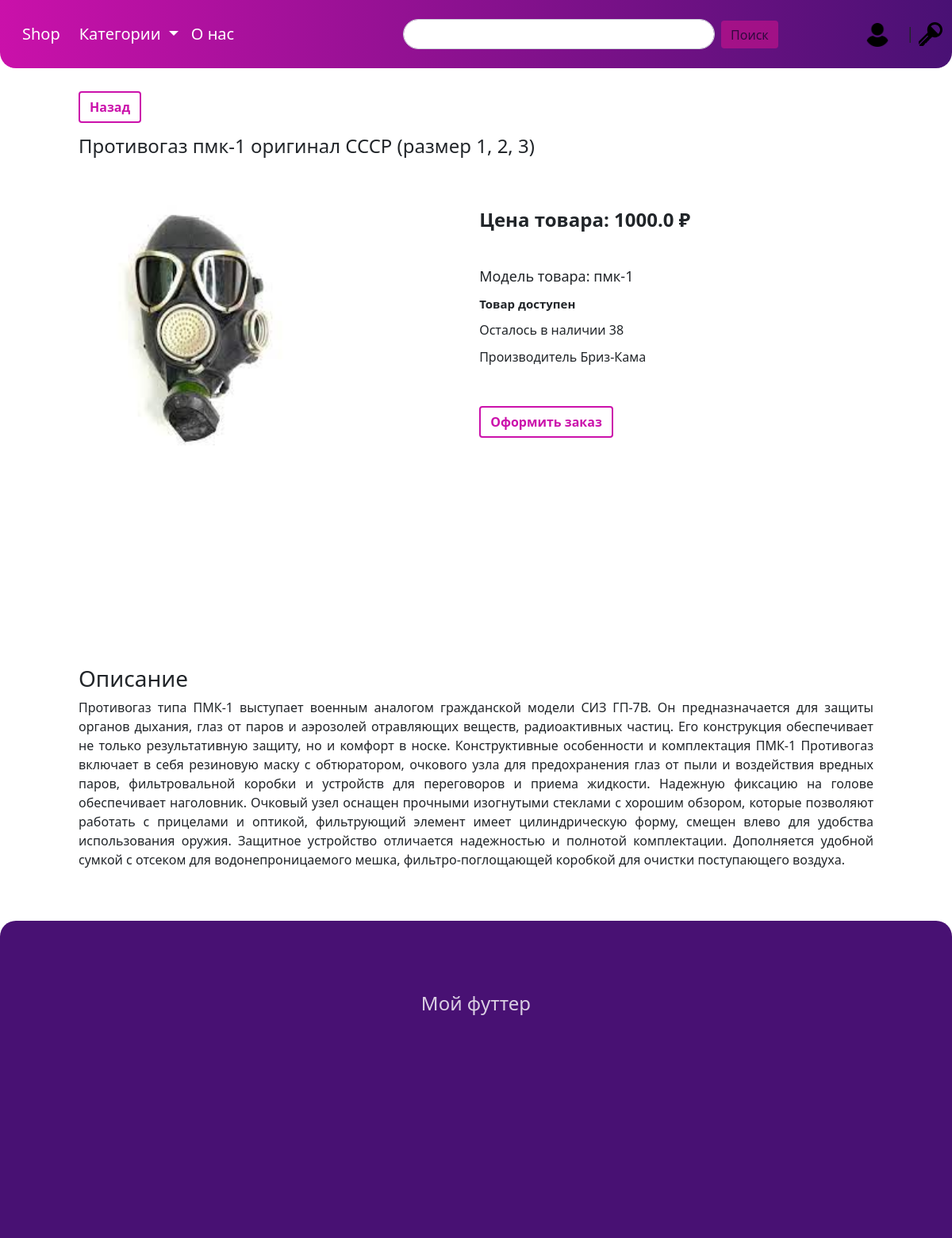
The page /shop/product_info/protivogaz-pmk-1-original-sssr/ on the database its author committed.
### shop/models.py (models this page shows, shortened)
class Product(models.Model):
    name = models.CharField(max_length=255, unique=True, verbose_name='Имя товара')
    content = models.TextField(blank=True, verbose_name='Описание')
    image = models.ImageField(upload_to='photos/product/%Y/%m/%d', verbose_name='Изображение')
    model = models.CharField(max_length=255, blank=False, verbose_name='Модель товара')
    price = models.FloatField(verbose_name='Цена')
    is_availability = models.BooleanField(default=False, verbose_name='Доступность')
    quantity = models.IntegerField(default=0, verbose_name='Кол-во в наличии')
    slug = models.SlugField(max_length=255, unique=True, db_index=True, verbose_name='URL')
    cat = models.ForeignKey('Category', on_delete=models.CASCADE, verbose_name='Категория')
    manuf = models.ForeignKey('Manufacturer', on_delete=models.CASCADE, verbose_name='Производитель')
    def get_order_url(self):
        return reverse('order', kwargs={'product_slug': self.slug})
    class Meta:
        verbose_name = 'Товар'
        verbose_name_plural = 'Товары'

class Manufacturer(models.Model):  # Производитель
    name = models.CharField(max_length=255, unique=True, verbose_name='Имя производителя')
    content = models.TextField(blank=True, verbose_name='Описание')
    logo = models.ImageField(upload_to='photos/manufacturer/%Y/%m/%d', verbose_name='Лого')
    slug = models.SlugField(max_length=255, unique=True, db_index=True, verbose_name='URL')
    def __str__(self):
        return self.name
    class Meta:
        verbose_name = 'Производитель'
        verbose_name_plural = 'Производители'

### shop/views.py (the view)
# urls.py: path('product_info/<slug:product_slug>/', ProductInfo.as_view(), name='product-info'),  # роут для вывода инф о создателях
class ProductInfo(DetailView):
    model = Product
    template_name = 'shop/infoProduct.html'
    context_object_name = 'product'
    slug_url_kwarg = 'product_slug'
    def get_context_data(self, **kwargs):
        context = super().get_context_data(**kwargs)
        context['title'] = 'Информация о товаре'
        return context

### shop/models.py (called while the page is built)
    def get_absolute_url(self):
        return reverse('category', kwargs={'cat_slug': self.slug})

### shop/templatetags/mytag.py (called while the page is built)
@register.simple_tag()
def get_categories():
    return Category.objects.all()

### shop/templates/shop/infoProduct.html (shortened to what this page needs)
{% extends 'shop/base.html' %}
{% load mytag %}
{% block content %}
    <div class="go-back-product">
        <a href="{% url 'home' %}">
            <button type="button" class="btn btn-primary button-back">Назад</button>
        </a>
        <h4>{{ product.name }}</h4>
    </div>
    <div class="product-img">
        <img class="image-product" src="{{ product.image.url }}" alt="">
    </div>
    <div class="product-info">
        <div class="price-product">Цена товара: {{ product.price }} ₽</div>
        <div class="model-product">Модель товара: {{ product.model }}</div>
        <div class="aval-product">
            {% if product.is_availability %}
                Товар доступен
            {% else %}
                Товар не доступен
            {% endif %}
        </div>
        <div>Осталось в наличии {{ product.quantity }}</div>
        <div class="manuf">Производитель {{ product.manuf }}</div>
        <div>
            <a href="{{ product.get_order_url }} " class="link">
                <button type="submit" class="btn btn-primary go-order-button">Оформить заказ</button>
            </a>
        </div>
    </div>
    <div class="content-product">
        <h3>Описание</h3>
        <div>
            <p>{{ product.content }}</p>
        </div>
    </div>
{% endblock %}

### shop/static/css/style.css (style rules this page uses)
.product-img { display: inline-block; width: 40%; height: 600px; margin-top: 15px; }
.product-info { display: inline-block; vertical-align: top; width: 59%; height: 600px; margin-top: 15px; padding-left: 10%; padding-top: 30px; }
.image-product { width: 80%; margin-left: 10%; margin-top: 30px; }
.content-product { padding: 10px 80px 30px 80px; text-align: justify; }
.go-back-product { padding-left: 80px; padding-top: 10px; }
.go-back-product button { margin-bottom: 15px; }
.go-back-product h4 { margin-bottom: 15px; }
.button-back { color: #CB11AB; font-weight: 700; background-color: white; border: 2px solid #CB11AB; }
.price-product { margin-bottom: 40px; font-weight: 600; font-size: 24px; }
.model-product { margin-bottom: 10px; font-weight: 400; font-size: 18px; }
.aval-product { margin-bottom: 10px; font-weight: 700; font-size: 15px; }
.manuf { margin-top: 10px; margin-bottom: 50px; }
.go-order-button { color: #CB11AB; font-weight: 700; background-color: white; border: 2px solid #CB11AB; }
.link { text-decoration: none; }

### rows shown on the page
Product: name "Противогаз пмк-1 оригинал СССР (размер 1, 2, 3)", image (picture), price "1000.0", model "пмк-1", quantity "38", manuf "Бриз-Кама", content "Противогаз типа ПМК-1 выступает военным аналогом гражданской модели СИЗ ГП-7В. Он предназначается для защиты органов дыхания, глаз от паров и аэрозолей отравляющих веществ, радиоактивных частиц. Его конструкция обеспечивает не только результативную защиту, но и комфорт в носке. Конструктивные особенности и комплектация ПМК-1 Противогаз включает в себя резиновую маску с обтюратором, очкового узла для предохранения глаз от пыли и воздействия вредных паров, фильтровальной коробки и устройств для переговоров и приема жидкости. Надежную фиксацию на голове обеспечивает наголовник. Очковый узел оснащен прочными изогнутыми стеклами с хорошим обзором, которые позволяют работать с прицелами и…"
